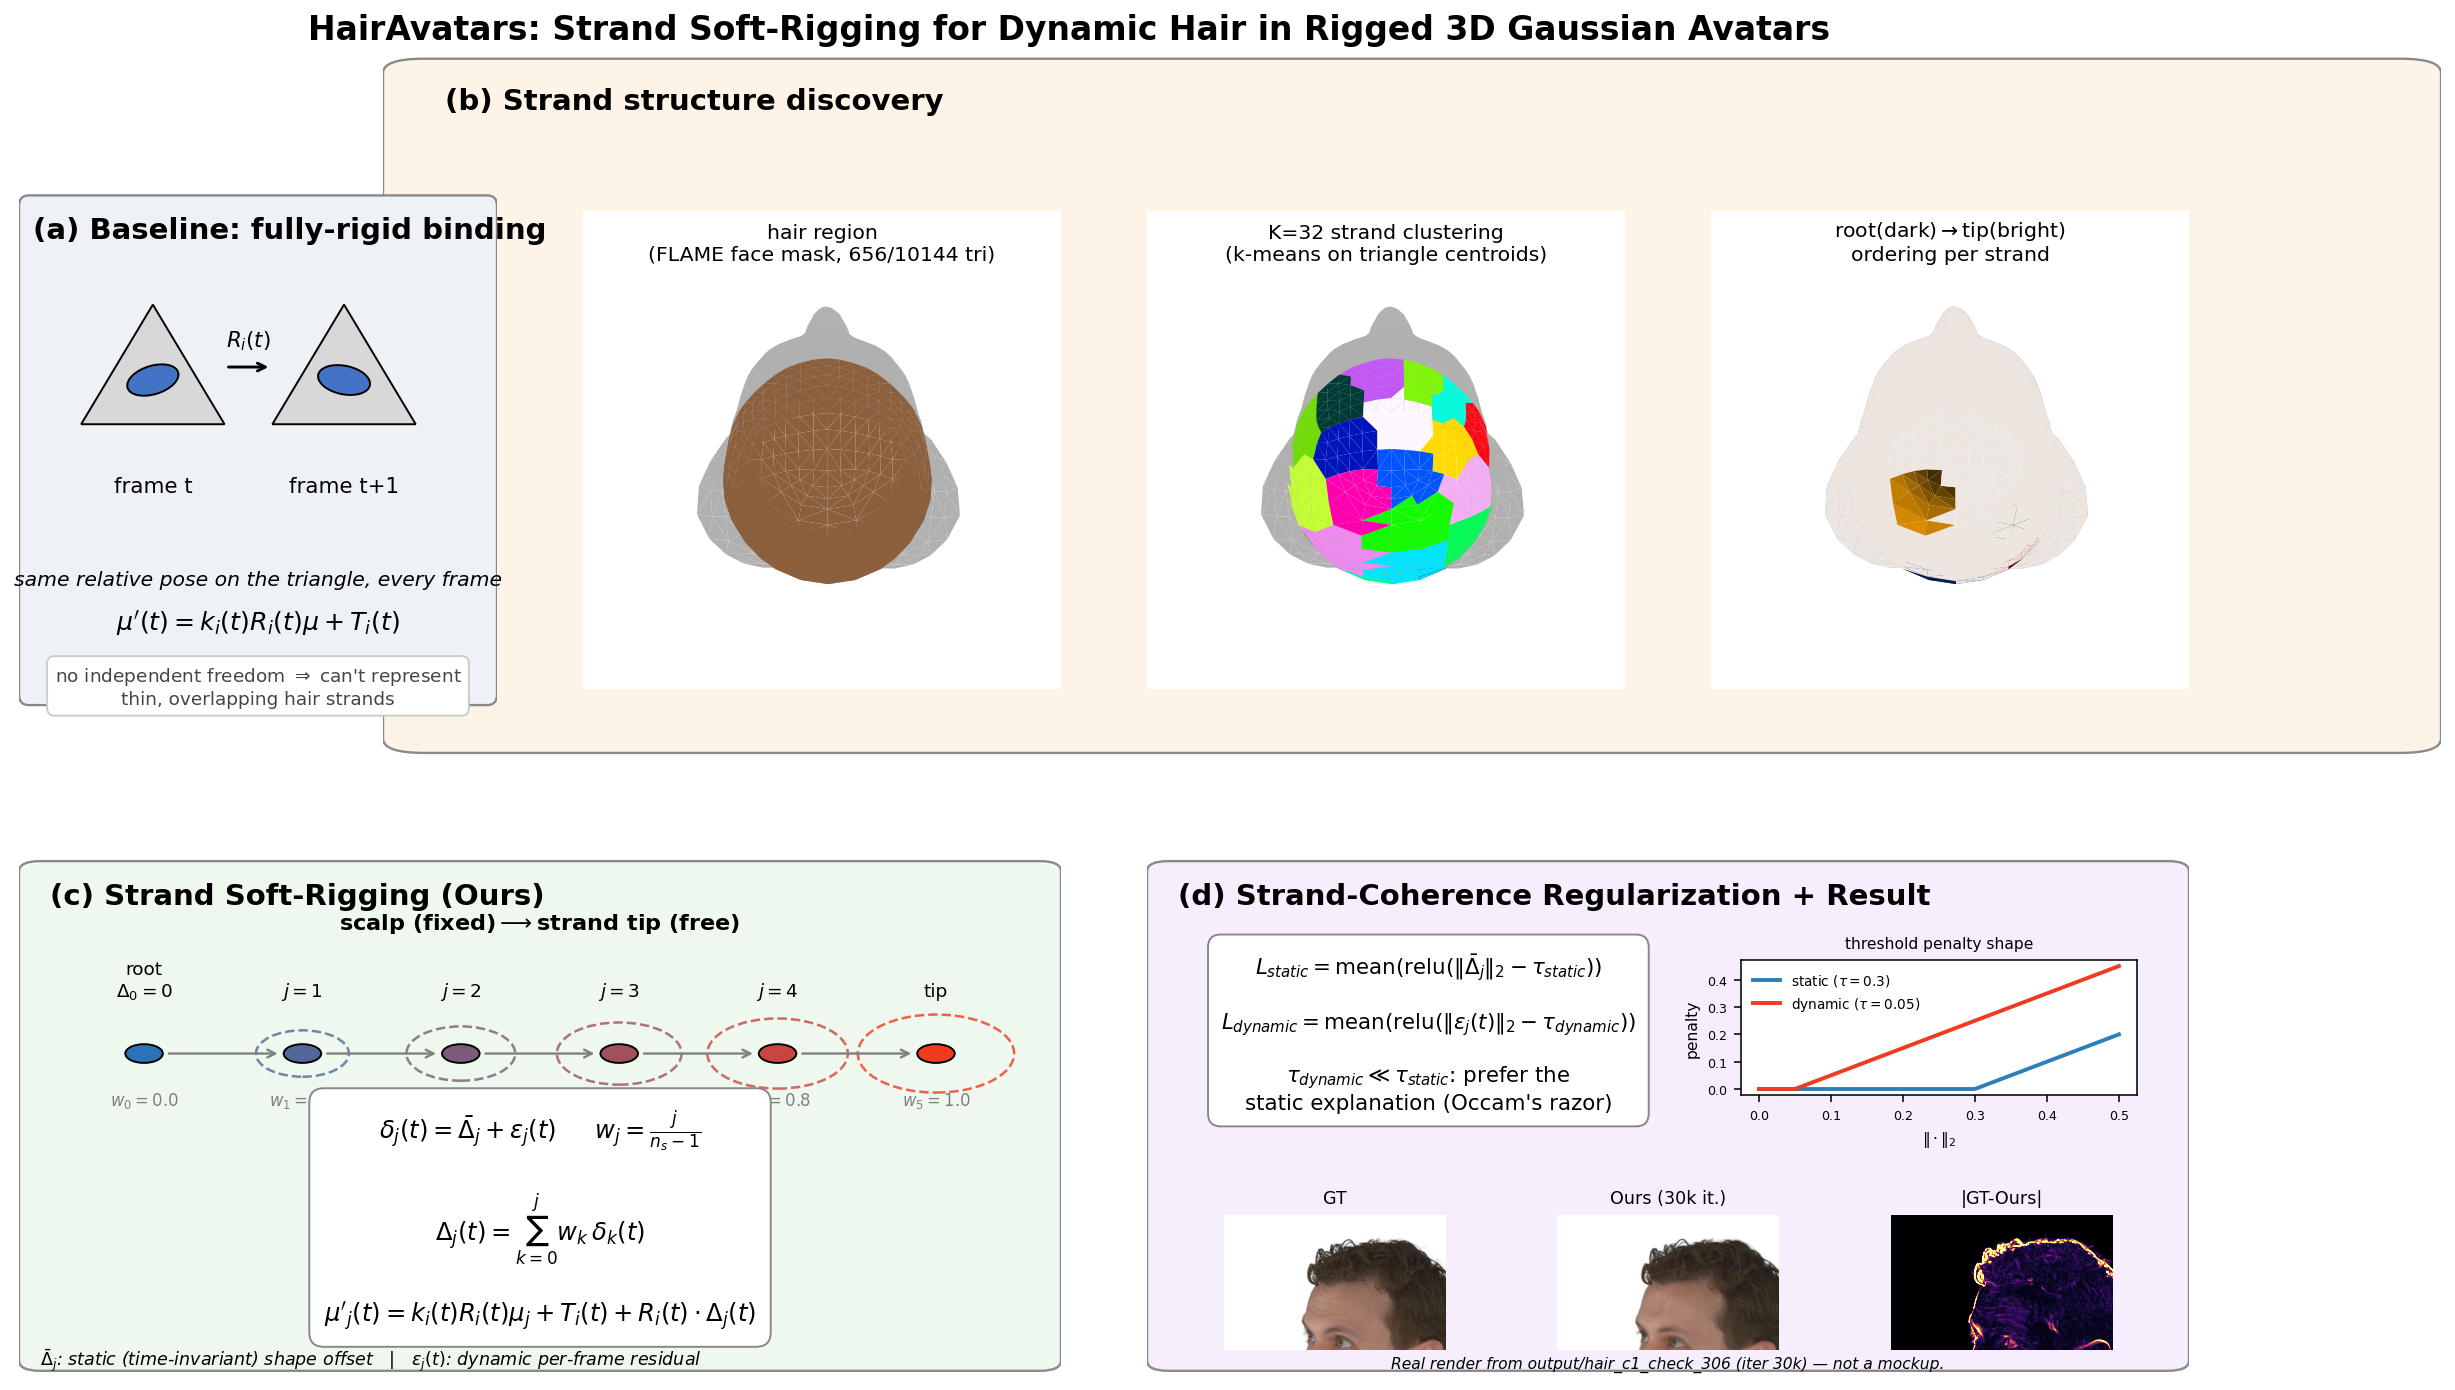

This figure's Python source:
"""
HairAvatars method overview figure.
Panels:
  (a) Baseline: fully-rigid FLAME-triangle binding (GaussianAvatars)
  (b) Strand structure discovery (hair mask -> K=32 clustering -> root/tip order)
  (c) Strand Soft-Rigging (ours): static + dynamic offset, root-anchored chain accumulation
  (d) Strand-Coherence Regularization + qualitative result
All photo insets are REAL data generated earlier in this project (no synthetic images).
"""
import json
import numpy as np
import matplotlib
matplotlib.use("Agg")
import matplotlib.pyplot as plt
import matplotlib.patches as mpatches
from matplotlib.patches import FancyBboxPatch, FancyArrowPatch, Circle
from mpl_toolkits.mplot3d.art3d import Poly3DCollection
from scipy.cluster.vq import kmeans2
from PIL import Image
from flame_model.flame import FlameHead

np.random.seed(0)
PROJECT = "/hdd2/hee_data/GaussianAvatars"

# ---------------------------------------------------------------- shared data
flame = FlameHead(shape_params=300, expr_params=100)
verts = flame.v_template.detach().cpu().numpy()
faces = flame.faces.detach().cpu().numpy()
hair_fid = flame.mask.f.hair.detach().cpu().numpy()
centroids = verts[faces[hair_fid]].mean(axis=1)
K = 32
_, labels = kmeans2(centroids, K, minit='++', seed=0)

with open(f"{PROJECT}/dev/hair_avatars/phase1_strands_k32.json") as f:
    strands = json.load(f)

COL_BASE = "#b0b0b0"
COL_HAIR = "#8B5E3C"
COL_ROOT = "#2c7fb8"
COL_TIP = "#f03b20"
COL_PANEL_A = "#eef2f7"
COL_PANEL_B = "#fdf3e7"
COL_PANEL_C = "#eef8ee"
COL_PANEL_D = "#f6eefc"


def mesh_view(ax, hair_mask_faces=None, cluster_labels=None, elev=0, azim=90, highlight_face_ids=None, highlight_colors=None):
    tris = verts[faces]
    base_mask = np.ones(faces.shape[0], dtype=bool)
    if hair_mask_faces is not None:
        base_mask[hair_mask_faces] = False
    ax.add_collection3d(Poly3DCollection(tris[base_mask], facecolor=COL_BASE, edgecolor='none', alpha=1.0))
    if hair_mask_faces is not None and cluster_labels is None and highlight_face_ids is None:
        ax.add_collection3d(Poly3DCollection(tris[hair_mask_faces], facecolor=COL_HAIR, edgecolor='none', alpha=1.0))
    if cluster_labels is not None:
        cmap = plt.get_cmap('gist_ncar')
        colors = cmap(np.linspace(0, 1, K))
        for k in range(K):
            sel = hair_mask_faces[cluster_labels == k]
            if len(sel):
                ax.add_collection3d(Poly3DCollection(tris[sel], facecolor=colors[k], edgecolor='none', alpha=1.0))
    if highlight_face_ids is not None:
        face_colors = np.tile(np.array([0.93, 0.90, 0.88]), (faces.shape[0], 1))
        face_colors[hair_mask_faces] = np.array([0.93, 0.90, 0.88])
        for fids, col in zip(highlight_face_ids, highlight_colors):
            n = len(fids)
            grad = np.linspace(0.3, 1.0, n)
            for j, fid in enumerate(fids):
                face_colors[fid] = np.array(col) * grad[j]
        ax.add_collection3d(Poly3DCollection(tris, facecolor=face_colors, edgecolor='none', alpha=1.0))
    ax.set_xlim(verts[:, 0].min(), verts[:, 0].max())
    ax.set_ylim(verts[:, 1].min(), verts[:, 1].max())
    ax.set_zlim(verts[:, 2].min(), verts[:, 2].max())
    ax.view_init(elev=elev, azim=azim)
    ax.axis('off')
    try:
        ax.set_box_aspect((1, 1, 1))
    except Exception:
        pass


# ============================================================== figure layout
fig = plt.figure(figsize=(20, 11))
gs = fig.add_gridspec(2, 4, height_ratios=[1, 1], width_ratios=[1, 1, 1, 1], hspace=0.28, wspace=0.18)

def panel_bg(ax_bbox_ax, color, label):
    rect = FancyBboxPatch((0.01, 0.02), 0.98, 0.96, transform=ax_bbox_ax.transAxes,
                           boxstyle="round,pad=0.01,rounding_size=0.02",
                           linewidth=1.2, edgecolor="#888888", facecolor=color, zorder=-10)
    ax_bbox_ax.add_patch(rect)
    ax_bbox_ax.text(0.03, 0.95, label, transform=ax_bbox_ax.transAxes, fontsize=15, fontweight='bold', va='top')


# ---------------------------------------------------------------- (a) baseline
axA = fig.add_subplot(gs[0, 0])
axA.set_xlim(0, 1); axA.set_ylim(0, 1); axA.axis('off')
panel_bg(axA, COL_PANEL_A, "(a) Baseline: fully-rigid binding")

for k, (tx, label) in enumerate([(0.28, "t"), (0.68, "t+1")]):
    tri = plt.Polygon([(tx-0.15, 0.55), (tx+0.15, 0.55), (tx, 0.78)], closed=True,
                       facecolor="#d8d8d8", edgecolor="black", zorder=2)
    axA.add_patch(tri)
    ell = mpatches.Ellipse((tx, 0.635), 0.11, 0.055, angle=15 if k == 0 else -10,
                            facecolor="#4472c4", edgecolor="black", zorder=3)
    axA.add_patch(ell)
    axA.text(tx, 0.42, f"frame {label}", ha='center', fontsize=11)
axA.annotate("", xy=(0.53, 0.66), xytext=(0.43, 0.66),
             arrowprops=dict(arrowstyle="->", lw=1.5))
axA.text(0.48, 0.70, "$R_i(t)$", ha='center', fontsize=11)
axA.text(0.5, 0.24, r"same relative pose on the triangle, every frame", ha='center', fontsize=10.5, style='italic')
axA.text(0.5, 0.155, r"$\mu'(t)=k_i(t)R_i(t)\mu+T_i(t)$", ha='center', fontsize=13)
axA.text(0.5, 0.045,
         "no independent freedom $\\Rightarrow$ can't represent\nthin, overlapping hair strands",
         ha='center', va='center', fontsize=9.5, color="#444444",
         bbox=dict(boxstyle="round,pad=0.4", fc="#ffffff", ec="#cccccc"))


# ---------------------------------------------------------------- (b) strand structure
axB0 = fig.add_subplot(gs[0, 1], projection='3d')
mesh_view(axB0, hair_mask_faces=hair_fid, elev=0, azim=90)
axB0.set_title("hair region\n(FLAME face mask, 656/10144 tri)", fontsize=10.5, y=0.95)

axB1 = fig.add_subplot(gs[0, 2], projection='3d')
mesh_view(axB1, hair_mask_faces=hair_fid, cluster_labels=labels, elev=0, azim=90)
axB1.set_title("K=32 strand clustering\n(k-means on triangle centroids)", fontsize=10.5, y=0.95)

axB2 = fig.add_subplot(gs[0, 3], projection='3d')
example_strands = [0, 8, 16, 24]
fids_list = [np.array(strands[str(k)]["face_ids"]) for k in example_strands]
cols_list = [(0.85, 0.1, 0.1), (0.1, 0.3, 0.85), (0.1, 0.6, 0.15), (0.85, 0.55, 0.0)]
mesh_view(axB2, hair_mask_faces=hair_fid, highlight_face_ids=fids_list, highlight_colors=cols_list, elev=0, azim=90)
axB2.set_title("root(dark)"+r"$\rightarrow$"+"tip(bright)\nordering per strand", fontsize=10.5, y=0.95)

# a shared translucent panel background behind the 3 mesh subplots
bgax = fig.add_axes([0.255, 0.51, 0.735, 0.46], zorder=-10)
bgax.axis('off')
panel_bg(bgax, COL_PANEL_B, "(b) Strand structure discovery")


# ---------------------------------------------------------------- (c) soft-rigging (ours)
axC = fig.add_subplot(gs[1, 0:2])
axC.set_xlim(0, 1); axC.set_ylim(0, 1); axC.axis('off')
panel_bg(axC, COL_PANEL_C, "(c) Strand Soft-Rigging (Ours)")

n_link = 6
xs = np.linspace(0.12, 0.88, n_link)
y0 = 0.62
radii = np.linspace(0.012, 0.05, n_link)
for j in range(n_link):
    w_j = j / (n_link - 1)
    color = np.array([0.17, 0.45, 0.72]) * (1 - w_j) + np.array([0.94, 0.23, 0.12]) * w_j
    if j > 0:
        # dashed circle showing growing freedom radius
        circ = Circle((xs[j], y0), radii[j] + 0.025, facecolor='none', edgecolor=color, ls='--', lw=1.3, alpha=0.8)
        axC.add_patch(circ)
    dot = Circle((xs[j], y0), 0.018, facecolor=color, edgecolor='black', zorder=5)
    axC.add_patch(dot)
    if j < n_link - 1:
        axC.annotate("", xy=(xs[j+1]-0.02, y0), xytext=(xs[j]+0.02, y0),
                     arrowprops=dict(arrowstyle="->", lw=1.2, color='gray'))
    tag = "root\n" + r"$\Delta_0=0$" if j == 0 else (r"tip" if j == n_link - 1 else f"$j={j}$")
    axC.text(xs[j], y0 + 0.11, tag, ha='center', fontsize=9.5)
    axC.text(xs[j], y0 - 0.10, f"$w_{{{j}}}={w_j:.1f}$", ha='center', fontsize=8.5, color='gray')

axC.text(0.5, 0.86, "scalp (fixed)"+r"$\longrightarrow$"+"strand tip (free)", ha='center', fontsize=11.5, fontweight='bold')

formula_c = (
    r"$\delta_j(t)=\bar\Delta_j+\varepsilon_j(t)$" + "     " + r"$w_j=\frac{j}{n_s-1}$" + "\n\n"
    r"$\Delta_j(t)=\sum_{k=0}^{j} w_k\,\delta_k(t)$" + "\n\n"
    r"$\mu'_j(t)=k_i(t)R_i(t)\mu_j+T_i(t)+R_i(t)\cdot\Delta_j(t)$"
)
axC.text(0.5, 0.30, formula_c, ha='center', va='center', fontsize=12.5,
         bbox=dict(boxstyle="round,pad=0.6", fc="white", ec="#888888"))
axC.text(0.02, 0.02, r"$\bar\Delta_j$: static (time-invariant) shape offset   |   $\varepsilon_j(t)$: dynamic per-frame residual",
         fontsize=9, style='italic', ha='left')


# ---------------------------------------------------------------- (d) coherence + result
axD = fig.add_subplot(gs[1, 2:4])
axD.set_xlim(0, 1); axD.set_ylim(0, 1); axD.axis('off')
panel_bg(axD, COL_PANEL_D, "(d) Strand-Coherence Regularization + Result")

# derive child-axes rectangles from axD's ACTUAL figure position (avoids hardcoded overlap)
dx0, dy0, dx1, dy1 = axD.get_position().extents
dw, dh = dx1 - dx0, dy1 - dy0

formula_d = (
    r"$L_{static}=\mathrm{mean}(\mathrm{relu}(\|\bar\Delta_j\|_2-\tau_{static}))$" + "\n\n"
    r"$L_{dynamic}=\mathrm{mean}(\mathrm{relu}(\|\varepsilon_j(t)\|_2-\tau_{dynamic}))$" + "\n\n"
    r"$\tau_{dynamic}\ll\tau_{static}$: prefer the" + "\n" + "static explanation (Occam's razor)"
)
axD.text(0.27, 0.66, formula_d, ha='center', va='center', fontsize=11,
         bbox=dict(boxstyle="round,pad=0.6", fc="white", ec="#888888"))

# mini relu-threshold plot, top-right quadrant of the panel
inset = fig.add_axes([dx0 + 0.57 * dw, dy0 + 0.54 * dh, 0.38 * dw, 0.26 * dh])
xr = np.linspace(0, 0.5, 200)
tau_s, tau_d = 0.3, 0.05
inset.plot(xr, np.maximum(xr - tau_s, 0), color=COL_ROOT, lw=2, label=r'static ($\tau{=}0.3$)')
inset.plot(xr, np.maximum(xr - tau_d, 0), color=COL_TIP, lw=2, label=r'dynamic ($\tau{=}0.05$)')
inset.set_xlabel(r'$\|\cdot\|_2$', fontsize=8)
inset.set_ylabel('penalty', fontsize=8)
inset.legend(fontsize=7, loc='upper left', frameon=False)
inset.tick_params(labelsize=6.5)
inset.set_title("threshold penalty shape", fontsize=8)

# real qualitative result crop (GT vs ours vs error), hair-region only — bottom row of the panel
def crop_top(img_path, frac=0.42):
    im = np.asarray(Image.open(img_path).convert("RGB"))
    h = im.shape[0]
    return im[: int(h * frac)]

gt = crop_top(f"{PROJECT}/output/hair_c1_check_306/test/ours_30000/gt/01360.png")
ours = crop_top(f"{PROJECT}/output/hair_c1_check_306/test/ours_30000/renders/01360.png")
err = np.abs(gt.astype(np.float32) - ours.astype(np.float32)).mean(axis=-1)

n_img = 3
img_w = 0.28 * dw
gap = (dw - n_img * img_w) / (n_img + 1)
for i, (img, title) in enumerate([(gt, "GT"), (ours, "Ours (30k it.)"), (err, "|GT-Ours|")]):
    a = fig.add_axes([dx0 + gap + i * (img_w + gap), dy0 + 0.05 * dh, img_w, 0.26 * dh])
    if img.ndim == 2:
        a.imshow(img, cmap='inferno', vmin=0, vmax=40)
    else:
        a.imshow(img)
    a.set_title(title, fontsize=9)
    a.axis('off')

fig.text(dx0 + dw / 2, dy0 + 0.005,
         "Real render from output/hair_c1_check_306 (iter 30k) — not a mockup.",
         ha='center', fontsize=8, style='italic')

fig.suptitle("HairAvatars: Strand Soft-Rigging for Dynamic Hair in Rigged 3D Gaussian Avatars",
             fontsize=17, fontweight='bold', y=0.995)

out_path = f"{PROJECT}/dev/hair_avatars/overview_figure.png"
plt.savefig(out_path, dpi=140, bbox_inches='tight', facecolor='white')
print("saved to", out_path)
